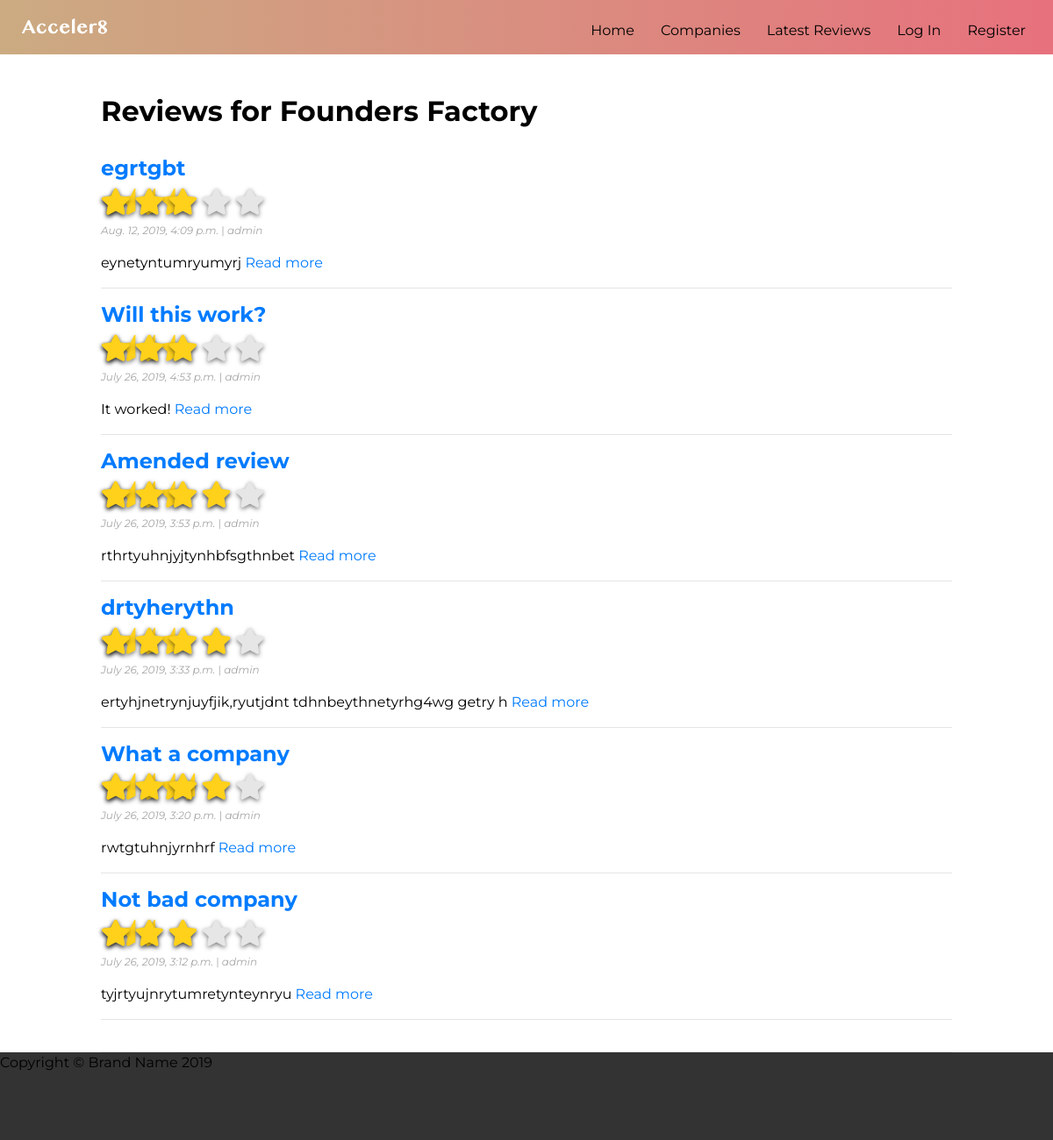
Page /accelerators/1/reviews/ on the committed database.
### reviews/models.py (models this page shows, shortened)
class Accelerator(models.Model):
    name = models.CharField(max_length=100)
    website = models.CharField(max_length=100)
    locations = models.CharField(max_length=100)
    bio = models.TextField()
    sector_focus = models.CharField(max_length=100)
    stage = models.CharField(max_length=100)
    deal = models.CharField(max_length=200)
    duration = models.CharField(max_length=100)
    avg_rating = models.DecimalField(decimal_places=2, max_digits=3)
    avg_mentorship = models.DecimalField(decimal_places=2, max_digits=3)
    avg_hiring = models.DecimalField(decimal_places=2, max_digits=3)
    avg_community = models.DecimalField(decimal_places=2, max_digits=3)
    avg_fundraising = models.DecimalField(decimal_places=2, max_digits=3)
    avg_corporate = models.DecimalField(decimal_places=2, max_digits=3)
    author = models.ForeignKey(User, on_delete=models.CASCADE, default='admin')
    logo = models.ImageField(upload_to='logos')
    @property
    def avg_rating(self):
        quantity = Review.objects.filter(subject=self)
        overall_result = Review.objects.filter(subject=self).aggregate(avg_rating=Avg('overall'))['avg_rating']
        return overall_result if len(quantity) > 0 else 0
    @property
    def avg_mentorship(self):
        quantity = Review.objects.filter(subject=self)
        mentorship_result = Review.objects.filter(subject=self).aggregate(avg_mentorship=Avg('mentorship'))['avg_mentorship']
        return mentorship_result if len(quantity) > 0 else 0
    @property
    def avg_hiring(self):
        quantity = Review.objects.filter(subject=self)
        hiring_result = Review.objects.filter(subject=self).aggregate(avg_hiring=Avg('hiring'))['avg_hiring']
        return hiring_result if len(quantity) > 0 else 0
    @property
    def avg_community(self):
        quantity = Review.objects.filter(subject=self)
        community_result = Review.objects.filter(subject=self).aggregate(avg_community=Avg('community'))['avg_community']
        return community_result if len(quantity) > 0 else 0
    @property
    def avg_fundraising(self):
        quantity = Review.objects.filter(subject=self)
        fundraising_result = Review.objects.filter(subject=self).aggregate(avg_fundraising=Avg('fundraising'))['avg_fundraising']
        return fundraising_result if len(quantity) > 0 else 0
    @property
    def avg_corporate(self):
        quantity = Review.objects.filter(subject=self)
        corporate_result = Review.objects.filter(subject=self).aggregate(avg_corporate=Avg('corporate_dev'))['avg_corporate']
        return corporate_result if len(quantity) > 0 else 0

class Review(models.Model):
    RATINGS = (
        ('1', '1'),
        ('2', '2'),
        ('3', '3'),
        ('4', '4'),
        ('5', '5'),
    )
    subject = models.ForeignKey(Accelerator, on_delete=models.CASCADE, blank=False)
    title = models.CharField(max_length=200, blank=False)
    author = models.ForeignKey(User, on_delete=models.CASCADE, blank=False)
    feedback = models.TextField(blank=False)
    date_posted = models.DateTimeField(default=timezone.now)
    mentorship = models.CharField(choices=RATINGS, blank=False, max_length=1, default='1')
    hiring = models.CharField(choices=RATINGS, blank=False, max_length=1, default='1')
    community = models.CharField(choices=RATINGS, blank=False, max_length=1, default='1')
    fundraising = models.CharField(choices=RATINGS, blank=False, max_length=1, default='1')
    corporate_dev = models.CharField(choices=RATINGS, blank=False, max_length=1, default='1')
    overall = models.DecimalField(decimal_places=2, max_digits=3)

### accelerators/views.py (the view)
# urls.py: path('<int:pk>/reviews/', views.accelerator_reviews, name='accelerator_reviews'),
def accelerator_reviews(request, pk):
    accelerator = get_object_or_404(Accelerator, pk=pk)
    reviews = Review.objects.filter(subject=accelerator).order_by('-date_posted')
    context = {
        'accelerator': accelerator,
        'reviews': reviews,
    }
    return render(request, 'accelerators/accelerator_reviews.html', context)

### accelerators/templates/accelerators/accelerator_reviews.html (shortened to what this page needs)
{% extends 'accounts/base.html' %}
{% block content %}
    <div class="container">
        <div class="acc-reviews">
            {% if reviews %}
                <h2><b>Reviews for {{ accelerator.name }}</b></h2>
                <br>
                {% for review in reviews %}
                    <h4><b><a href="{% url 'review_detail' review.pk %}">{{ review.title }}</a></b></h4>
                    <div class="emptyStarsSmall">
                        <i class="fa fa-star" id="emptyStarSmall1"></i>
                        <i class="fa fa-star" id="emptyStarSmall2"></i>
                        <i class="fa fa-star" id="emptyStarSmall3"></i>
                        <i class="fa fa-star" id="emptyStarSmall4"></i>
                        <i class="fa fa-star" id="emptyStarSmall5"></i>
                    </div>
                    <div class="halfStarsSmall">
                        <i class="fas fa-star-half" id="halfStarSmall1"></i>
                        <i class="fas fa-star-half" {% if review.overall < 1.25 %} style="display:none;" {% endif %} id="halfStarSmall2"></i>
                        <i class="fas fa-star-half" {% if review.overall < 2.25 %} style="display:none;" {% endif %} id="halfStarSmall3"></i>
                        <i class="fas fa-star-half" {% if review.overall < 3.25 %} style="display:none;" {% endif %} id="halfStarSmall4"></i>
                        <i class="fas fa-star-half" {% if review.overall < 4.25 %} style="display:none;" {% endif %} id="halfStarSmall5"></i>
                    </div>
                    <div class="fullStarsSmall">
                        <i class="fa fa-star" id="fullStarSmall1"></i>
                        <i class="fa fa-star" {% if review.overall < 1.75 %} style="display:none;" {% endif %} id="fullStarSmall2"></i>
                        <i class="fa fa-star" {% if review.overall < 2.75 %} style="display:none;" {% endif %} id="fullStarSmall3"></i>
                        <i class="fa fa-star" {% if review.overall < 3.75 %} style="display:none;" {% endif %} id="fullStarSmall4"></i>
                    </div>
                    <br>
                    <p class="date-author"><i>{{ review.date_posted }}</i> | <i>{{ review.author }}</i></p>
                    <p class="blog-text">{{ review.feedback|truncatewords:30 }} <a href="{% url 'review_detail' review.pk %}">Read more</a></p>
                    <hr>
                {% endfor %}
            {% else %}
                <div class="empty-page">
                    <p>Sorry. No reviews have yet been posted for {{ accelerator.name }}.</p>
                    <p>Be the first to post a review by clicking the relevant tab, above.</p>
                </div>
            {% endif %}
        </div>
    </div>
{% endblock %}

### static/css/styles.css (style rules this page uses)
html { height: 100%; }
body { position: relative; min-height: 100%; padding-bottom: 100px; }
.container { max-width: 1000px; text-align: left; padding-top: 40px; }
.acc-reviews { width: 100%; padding: 20px 0px; height: auto; display: inline-block; border-bottom: 1px solid #e6e6e6 }
h1,h2,h3,h4,h5,p, .nav-link, .dropdown-link, .dropdown-toggle, .navbar-brand, legend, label, .btn { color: #000000; font-family: 'Montserrat'; }
p { font-size: 16px; }
.date-author { margin-top: 15px; font-size: 12px; color: #a6a6a6; }
.emptyStarsSmall, .fullStarsSmall, .halfStarsSmall { position: absolute; width: 190px; margin-top: 30px; text-align: center; height: auto; margin-top: 0px; text-align: left; }
#emptyStarSmall1, #emptyStarSmall2, #emptyStarSmall3, #emptyStarSmall4, #emptyStarSmall5 { color: #e6e6e6; font-size: 30px; text-shadow: 0 2px 5px rgba(0,0,0,.5); }
#halfStarSmall1, #halfStarSmall2, #halfStarSmall3, #halfStarSmall4, #halfStarSmall5 { font-size: 30px; color: #ffd11a; text-shadow: 0 2px 5px rgba(0,0,0,.5); }
#fullStarSmall1, #fullStarSmall2, #fullStarSmall3, #fullStarSmall4, #fullStarSmall5 { font-size: 30px; color: #ffd11a; text-shadow: 0 2px 5px rgba(0,0,0,.5); }

### rows in the picture
Accelerator: name "Founders Factory"
Review: title "egrtgbt", overall 3.6 (drawn), date_posted "Aug. 12, 2019, 4:09 p.m.", author "admin", feedback "eynetyntumryumyrj"
Review: title "Will this work?", overall 3.6 (drawn), date_posted "July 26, 2019, 4:53 p.m.", author "admin", feedback "It worked!"
Review: title "Amended review", date_posted "July 26, 2019, 3:53 p.m.", author "admin", feedback "rthrtyuhnjyjtynhbfsgthnbet"
Review: title "drtyherythn", date_posted "July 26, 2019, 3:33 p.m.", author "admin", feedback "ertyhjnetrynjuyfjik,ryutjdnt tdhnbeythnetyrhg4wg getry h"
Review: title "What a company", overall 4.4 (drawn), date_posted "July 26, 2019, 3:20 p.m.", author "admin", feedback "rwtgtuhnjyrnhrf"
Review: title "Not bad company", overall 3 (drawn), date_posted "July 26, 2019, 3:12 p.m.", author "admin", feedback "tyjrtyujnrytumretynteynryu"
